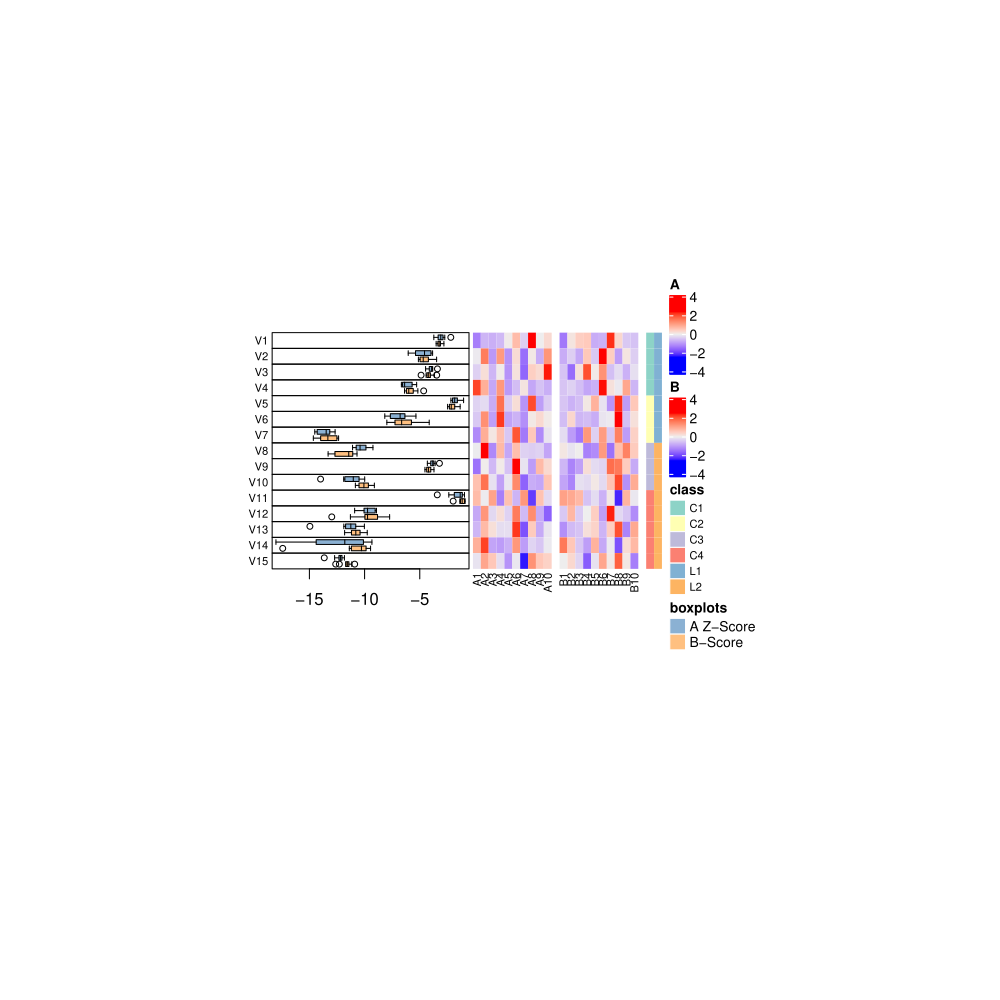

R code for this plot:
library ("ComplexHeatmap")
library(circlize)
library(dtwclust)


Args <- commandArgs(TRUE)

aG <- read.table(Args[2],header=T,check.names=F)
aGroup <- log2(as.matrix(scale(aG, center=FALSE, scale=colSums(aG))))
ZaGroup <- zscore(as.matrix(scale(aG, center=FALSE, scale=colSums(aG))))
bG <- read.table(Args[3],header=T,check.names=F)
bGroup <- log2(as.matrix(scale(bG, center=FALSE, scale=colSums(bG))))
ZbGroup <- zscore(as.matrix(scale(bG, center=FALSE, scale=colSums(bG))))

m1 <- aGroup
m2 <- bGroup

corr <- read.table(Args[1],header=T,check.names=F)
colors = structure(c("#8dd3c7","#ffffb3","#bebada","#fb8072","#80b1d3","#fdb462"),
           names = c("C1", "C2", "C3","C4","L1","L2"))

nr = nrow(m1)
rg = range(c(m1, m2))
rg[1] = rg[1] - (rg[2] - rg[1])* 0.02
rg[2] = rg[2] + (rg[2] - rg[1])* 0.02
anno_multiple_boxplot = function(index) {
    pushViewport(viewport(xscale = rg, yscale = c(0.5, nr + 0.5)))
    for(i in seq_along(index)) {
        grid.rect(y = nr-i+1, height = 1, default.units = "native")
        grid.boxplot(m1[ index[i], ], pos = nr-i+1 + 0.2, box_width = 0.3, 
            gp = gpar(fill = "#8BB1D3"), direction = "horizontal")
        grid.boxplot(m2[ index[i], ], pos = nr-i+1 - 0.2, box_width = 0.3, 
            gp = gpar(fill = "#FFC080"), direction = "horizontal")
    }
    grid.xaxis()
    popViewport()
}

boxplotAnno = rowAnnotation(boxplot = anno_multiple_boxplot, width = unit(5, "cm"),show_annotation_name = FALSE)


ht_list = Heatmap(ZaGroup, name = "A",cluster_rows = FALSE,cluster_columns = FALSE,show_column_names = TRUE,show_row_names = TRUE,left_annotation = boxplotAnno,width = unit(0.2*ncol(ZaGroup), "cm"), height = unit(0.4*nrow(ZaGroup), "cm"),row_names_gp = gpar(fontsize = 8),column_names_gp = gpar(fontsize = 8),row_names_side = "left", show_row_dend = FALSE) + 
		  Heatmap(ZbGroup, name = "B",cluster_rows = FALSE,cluster_columns = FALSE,show_column_names = TRUE,show_row_names = FALSE,width = unit(0.2*ncol(ZbGroup), "cm"), height = unit(0.4*nrow(ZbGroup), "cm"),row_names_gp = gpar(fontsize = 8),column_names_gp = gpar(fontsize = 8)) + 
		  Heatmap(as.matrix(corr),col=colors,heatmap_legend_param = list(title = "class",labels_gp=gpar(fontsize=8)),show_column_names = FALSE,show_row_names = FALSE,width = unit(0.2*ncol(corr), "cm"), height = unit(0.4*nrow(corr), "cm"))
lgd = Legend(labels = c("A Z-Score", "B-Score"), title = "boxplots",legend_gp = gpar(fill = c("#8BB1D3","#FFC080")))

pdf(Args[4],width=10,height=10)
draw(ht_list, padding = unit(c(20, 2, 2, 2), "mm"), heatmap_legend_list = list(lgd))
dev.off()
